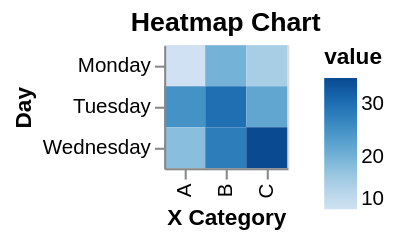

Vega-Lite specification stored for this chart:
### Vega-Lite specification from a JSON file in a GitHub repository (floating-point values rounded to 4 significant figures)
{"$schema": "https://vega.github.io/schema/vega-lite/v5.json", "description": "A heatmap chart.", "data": {"values": [{"x": "A", "y": "Monday", "value": 10}, {"x": "B", "y": "Monday", "value": 20}, {"x": "C", "y": "Monday", "value": 15}, {"x": "A", "y": "Tuesday", "value": 25}, {"x": "B", "y": "Tuesday", "value": 30}, {"x": "C", "y": "Tuesday", "value": 22}, {"x": "A", "y": "Wednesday", "value": 18}, {"x": "B", "y": "Wednesday", "value": 28}, {"x": "C", "y": "Wednesday", "value": 35}]}, "mark": "rect", "encoding": {"x": {"field": "x", "type": "nominal", "axis": {"title": "X Category"}}, "y": {"field": "y", "type": "nominal", "axis": {"title": "Day"}}, "color": {"field": "value", "type": "quantitative", "scale": {"scheme": "blues"}}}, "title": "Heatmap Chart"}
